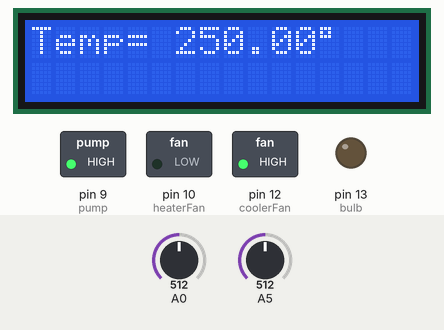
A sketch run on a simulated Arduino Uno, built with avr-gcc and run on an emulated ATmega328P. Parts: 16×2 character LCD, switched loads named in the sketch (green lamp = pin HIGH), output pins drawn as LEDs (lit = HIGH). Inputs (shaded band) come from the test bench; at power-on: A0 = 512, A5 = 512.

Above: at 1.2 s.
1.3 s: A0 set to 79
At 2.4 s:
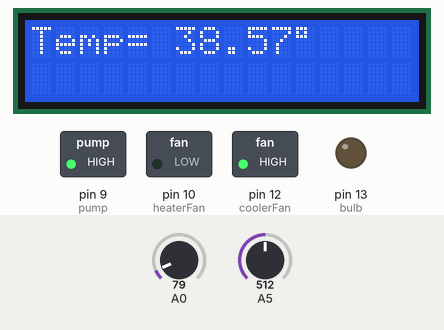
4.5 s: A0 set to 64
At 6.0 s:
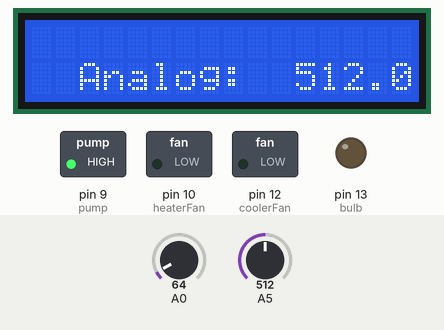
8.1 s: A5 set to 954
At 9.0 s:
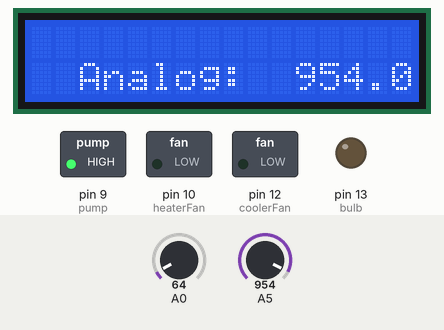
10.1 s: A5 set to 971
At 11.5 s:
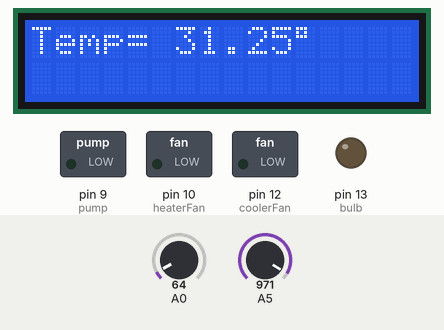
14.1 s: A0 set to 25
At 15.1 s:
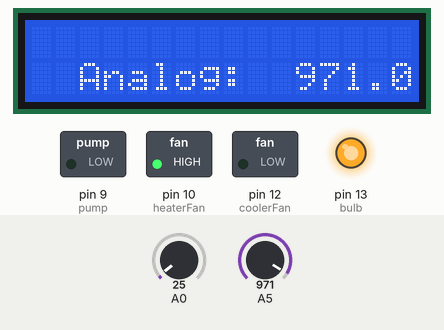
17.2 s: A5 set to 884
At 18.1 s:
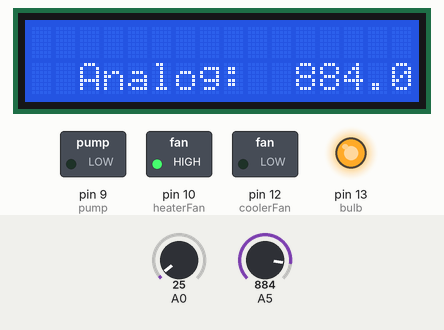
19.2 s: A5 set to 860
Timing chart, 0 to 22.2 s (numbered marks = the images above; inputs shaded):
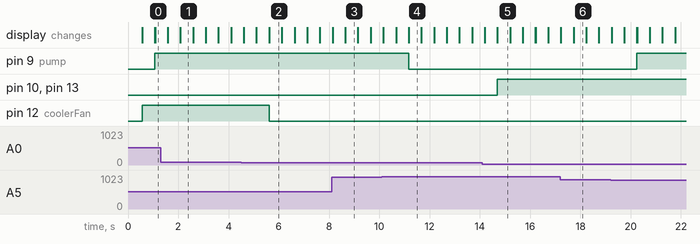

The sketch:

simulation.ino
```cpp
#include<LiquidCrystal.h>
LiquidCrystal lcd(2,3,4,5,6,7);
int coolerFan=12;
int heaterFan=10;
int bulb=13;
int pump=9;


void setup(){
  lcd.begin(16,2);
  pinMode(coolerFan,OUTPUT);
  pinMode(heaterFan,OUTPUT);
  pinMode(bulb,OUTPUT);
  pinMode(pump,OUTPUT);

}

void loop(){
  temperature();
  humidity();

}

void temperature(){
  float value= analogRead(A0);
  float mv= (value*5000)/1024;
  float temp=mv/10;
  lcd.setCursor(0,0);
  lcd.print("Temp= ");
  lcd.print(temp);
  lcd.print(char(223));
  delay(500);
  lcd.clear();
  if(temp>35)
  {
    digitalWrite(coolerFan,HIGH);
  }
  else
  {
    digitalWrite(coolerFan,LOW);
  }
  if(temp<28){
    digitalWrite(bulb,HIGH);
    digitalWrite(heaterFan,HIGH);
  }
  else{
    digitalWrite(bulb,LOW);
    digitalWrite(heaterFan,LOW);
  }
}

void humidity() {

float soilSample= analogRead(A5);
lcd.setCursor(2,1);
lcd.print("Analog: ");
lcd.setCursor(11,1);
lcd.print(soilSample);
delay(500);
lcd.clear();
if(soilSample<871){
    digitalWrite(pump,HIGH);
  }
if(soilSample>963){
  digitalWrite(pump,LOW);
}
}
```

Measured:
- the behaviour switches between 72 and 71 on A0 (found by bisection; images 1 and 2)
- the behaviour switches between 963 and 964 on A5 (found by bisection; images 3 and 4)
- after the input at 4.5 s, pin 12 (coolerFan): HIGH → LOW after 1.1 s
- after the input at 10.1 s, pin 9 (pump): HIGH → LOW after 1.1 s
- after the input at 14.1 s, pin 10 (heaterFan), pin 13 (bulb): LOW → HIGH after 0.60 s
- after the input at 19.2 s, pin 9 (pump): LOW → HIGH after 1.0 s
- what the display in image 1 shows lasts 0.5 s, from 2.1 s to 2.6 s
